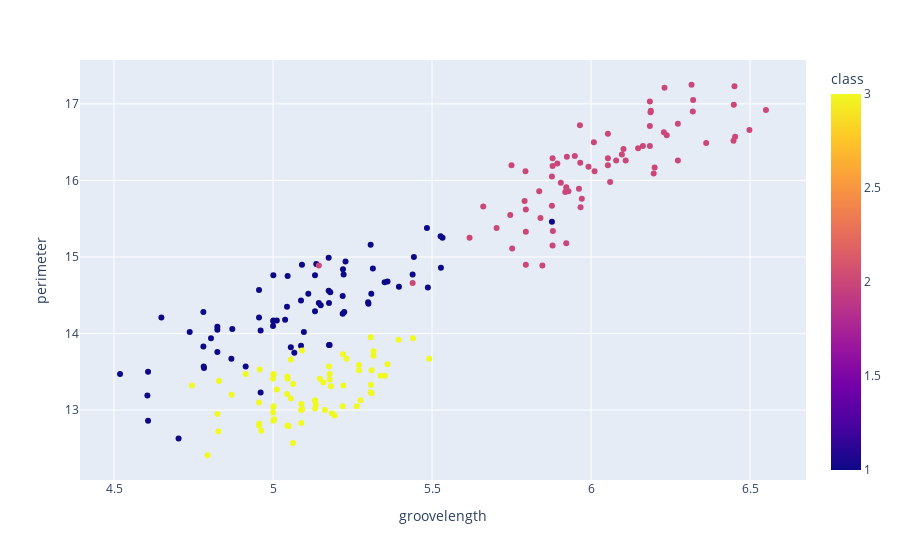

Notebook source saved alongside this figure:
### Markdown cell above
Построим scatterplot для двух наиболее важных показателей для наглядной иллюстрации классов.

### Code cell
px.scatter(data,x=data['groovelength'],y=data['perimeter'],color=data['class'])

### Figure 1 — Plotly figure (JSON) as saved in the notebook; plotly's stock layout.template omitted (floating-point values rounded to 4 significant figures; data arrays with more than 128 entries replaced by an {"elided": "..."} marker saying what was removed)
{"data": [{"hovertemplate": "groovelength=%{x}<br>perimeter=%{y}<br>class=%{marker.color}<extra></extra>", "legendgroup": "", "marker": {"color": {"elided": "210 int values"}, "coloraxis": "coloraxis", "symbol": "circle"}, "mode": "markers", "name": "", "orientation": "v", "showlegend": false, "type": "scatter", "x": {"elided": "210 float values"}, "xaxis": "x", "y": {"elided": "210 float values"}, "yaxis": "y"}], "layout": {"coloraxis": {"colorbar": {"title": {"text": "class"}}, "colorscale": [[0, "#0d0887"], [0.1111, "#46039f"], [0.2222, "#7201a8"], [0.3333, "#9c179e"], [0.4444, "#bd3786"], [0.5556, "#d8576b"], [0.6667, "#ed7953"], [0.7778, "#fb9f3a"], [0.8889, "#fdca26"], [1, "#f0f921"]]}, "legend": {"tracegroupgap": 0}, "margin": {"t": 60}, "xaxis": {"anchor": "y", "domain": [0, 1], "title": {"text": "groovelength"}}, "yaxis": {"anchor": "x", "domain": [0, 1], "title": {"text": "perimeter"}}}}
